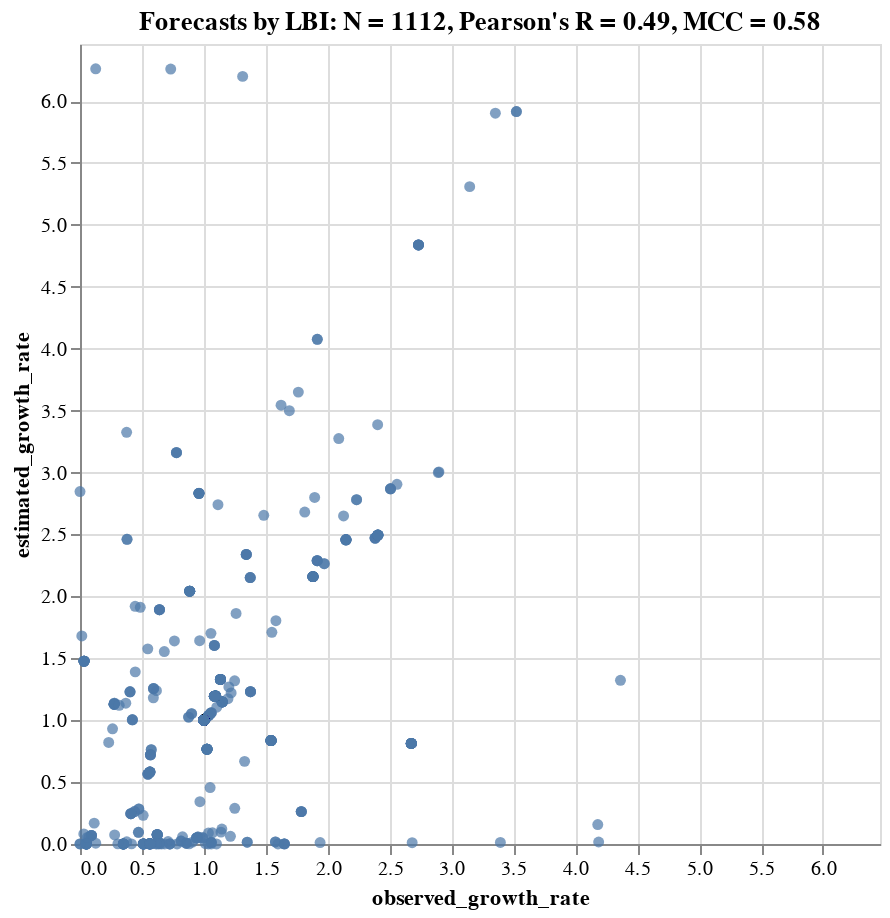

The notebook cell saved with this chart:
### Code cell
tooltip_attributes = ["observed_growth_rate:Q", "estimated_growth_rate:Q", "timepoint:N", "frequency:Q", "frequency_final:Q",
                      "projected_frequency:Q"]

chart = alt.Chart(complete_clade_frequencies).mark_circle().encode(
    alt.X("observed_growth_rate:Q", scale=alt.Scale(domain=(min_growth_rate, max_growth_rate))),
    alt.Y("estimated_growth_rate:Q", scale=alt.Scale(domain=(min_growth_rate, max_growth_rate))),
    alt.Tooltip(tooltip_attributes)
).properties(
    width=400,
    height=400,
    title="Forecasts by LBI: N = %i, Pearson's R = %.2f, MCC = %.2f" % (complete_clade_frequencies.shape[0], r, mcc)
)

chart.save("forecast_growth_correlation_simulated_lbi.svg")
chart

### Figure 1 — Vega-Lite specification as saved in the notebook (floating-point values rounded to 4 significant figures; data arrays with more than 128 entries replaced by an {"elided": "..."} marker saying what was removed)
{"$schema": "https://vega.github.io/schema/vega-lite/v3.3.0.json", "config": {"mark": {"tooltip": null}, "view": {"height": 300, "width": 400}}, "data": {"name": "data-a3c07d40047b1abba69c9411380dc3dd"}, "datasets": {"data-a3c07d40047b1abba69c9411380dc3dd": {"elided": "1112 records"}}, "encoding": {"tooltip": [{"field": "observed_growth_rate", "type": "quantitative"}, {"field": "estimated_growth_rate", "type": "quantitative"}, {"field": "timepoint", "type": "nominal"}, {"field": "frequency", "type": "quantitative"}, {"field": "frequency_final", "type": "quantitative"}, {"field": "projected_frequency", "type": "quantitative"}], "x": {"field": "observed_growth_rate", "scale": {"domain": [0, 6.46]}, "type": "quantitative"}, "y": {"field": "estimated_growth_rate", "scale": {"domain": [0, 6.46]}, "type": "quantitative"}}, "height": 400, "mark": "circle", "title": "Forecasts by LBI: N = 1112, Pearson's R = 0.49, MCC = 0.58", "width": 400}
